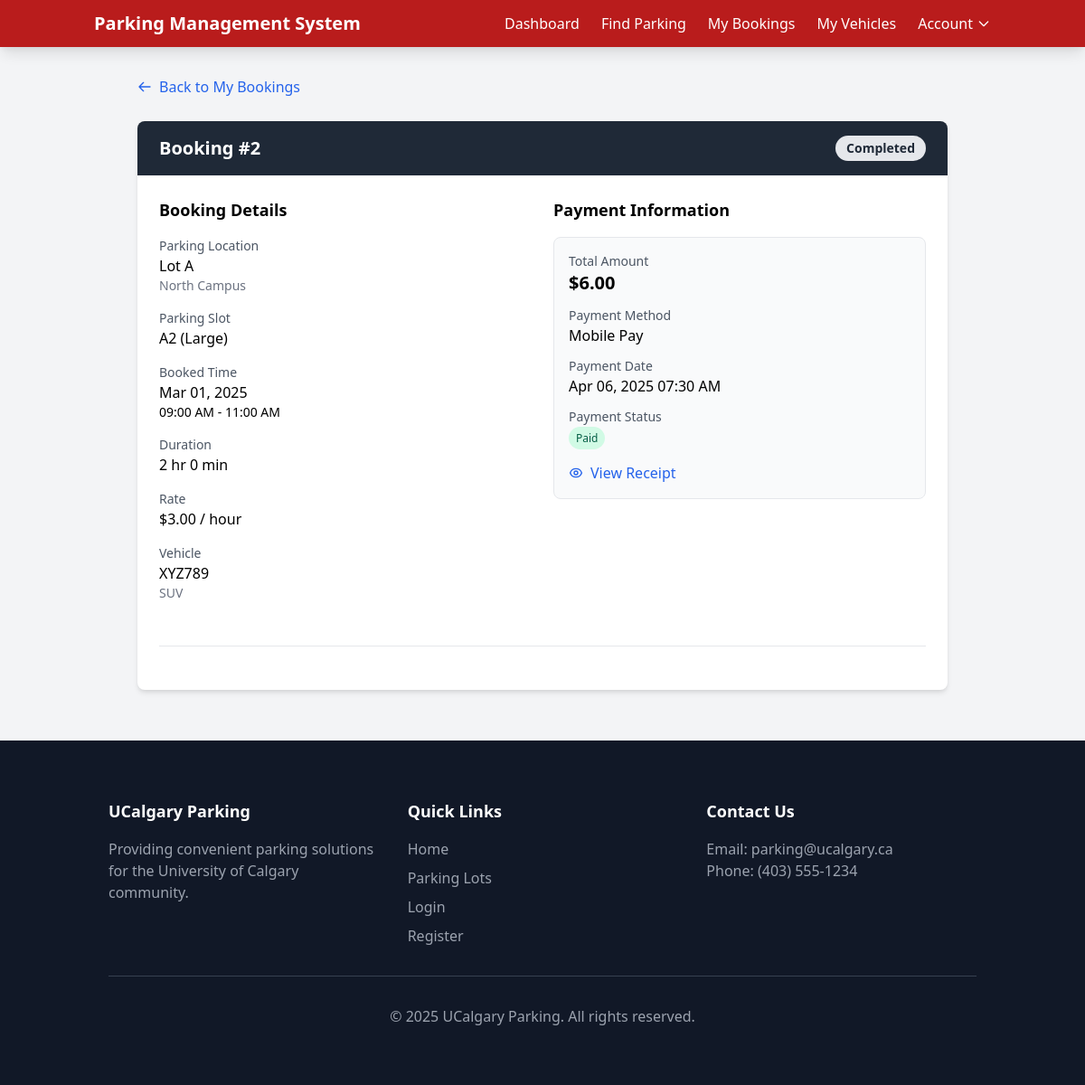
Page /booking-details.php?id=2 (signed in) on the earlier database version.
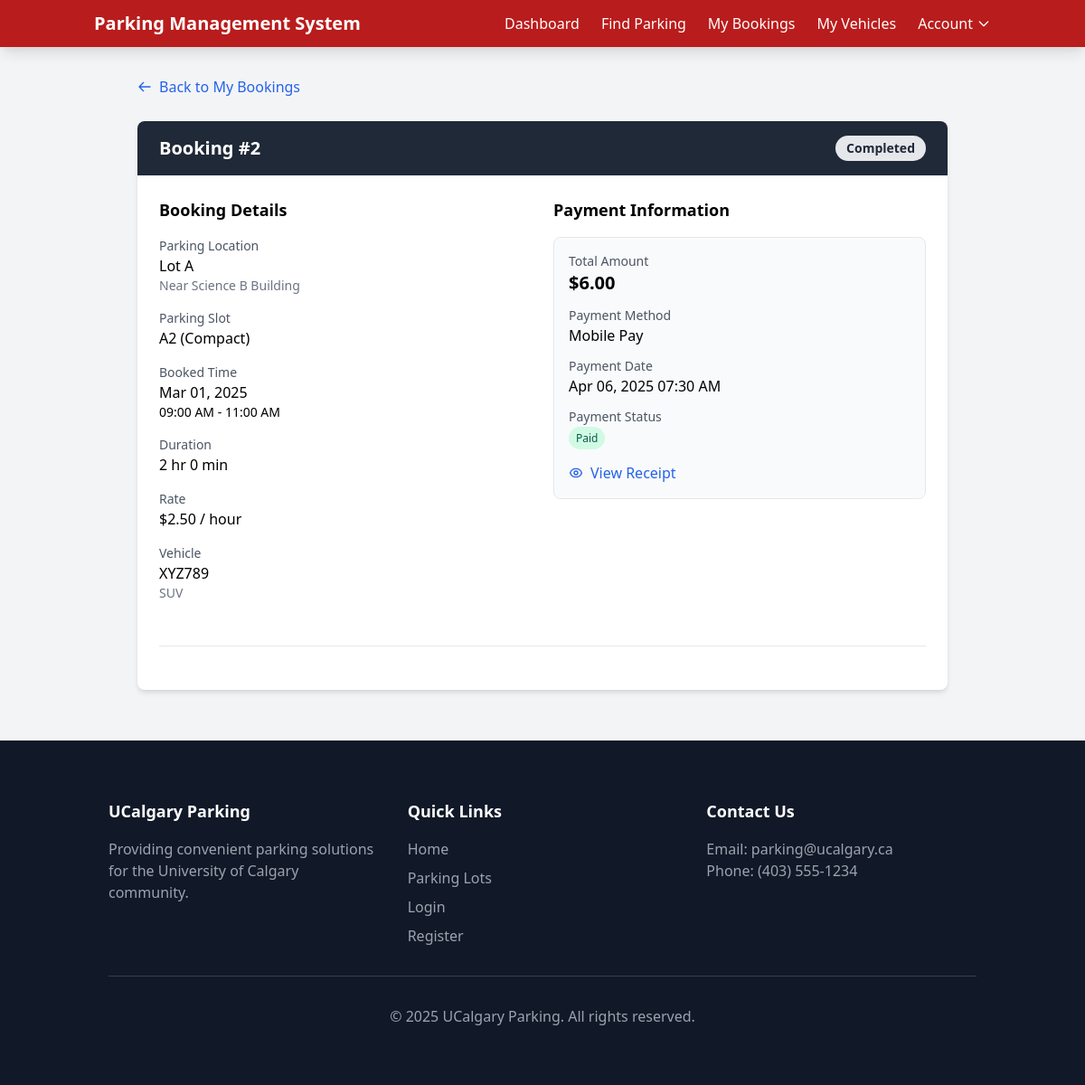
Same page on the later database version.
### tables this page shows
CREATE TABLE bookings (
    booking_id INT AUTO_INCREMENT PRIMARY KEY,
    customer_id INT NOT NULL,
    slot_id INT NOT NULL,
    start_time DATETIME NOT NULL,
    end_time DATETIME NOT NULL,
    status ENUM('Active','Completed','Cancelled') NOT NULL DEFAULT 'Active',
    FOREIGN KEY (customer_id) REFERENCES customers(user_id) ON DELETE CASCADE,
    FOREIGN KEY (slot_id) REFERENCES parking_slots(slot_id) ON DELETE CASCADE
);

CREATE TABLE parking_lots (
    lot_id INT AUTO_INCREMENT PRIMARY KEY,
    name VARCHAR(100) NOT NULL,
    location VARCHAR(255),
    total_slots INT NOT NULL
);

CREATE TABLE parking_slots (
    slot_id INT AUTO_INCREMENT PRIMARY KEY,
    lot_id INT NOT NULL,
    slot_number VARCHAR(10) NOT NULL,
    status ENUM('Available','Occupied','Reserved') NOT NULL DEFAULT 'Available',
    type ENUM('Compact','Large','Handicapped') NOT NULL,
    hourly_rate DECIMAL(10,2) NOT NULL,
    FOREIGN KEY (lot_id) REFERENCES parking_lots(lot_id) ON DELETE CASCADE
);

### src/includes/db.php (called while the page is built, shortened)
<?php
class Database {
    private $host = "localhost";
    private $user = "root";
    private $pass = "";
    private $dbname = "parking_management";
    private $conn;
    public function __construct() {
        try {
            $this->conn = new PDO("mysql:host={$this->host};dbname={$this->dbname}", $this->user, $this->pass);
            $this->conn->setAttribute(PDO::ATTR_ERRMODE, PDO::ERRMODE_EXCEPTION);
            $this->conn->setAttribute(PDO::ATTR_DEFAULT_FETCH_MODE, PDO::FETCH_ASSOC);
        } catch(PDOException $e) {
            error_log("Database connection failed: " . $e->getMessage());
            die("Database connection failed. Please check your configuration.");
        }
    }
    public function query($sql, $params = []) {
        $stmt = $this->conn->prepare($sql);
        $stmt->execute($params);
        return $stmt;
    }
}

### src/booking-details.php (the view, shortened to what the changed rows need)
<?php
require_once 'includes/db.php';
$user_id = $_SESSION['user_id'];
$booking_id = intval($_GET['id']);
$db = new Database();
$booking = $db->query(
    "SELECT b.*, ps.slot_number, ps.type as slot_type, ps.hourly_rate,
            pl.name as lot_name, pl.location as lot_location
     FROM bookings b
     JOIN parking_slots ps ON b.slot_id = ps.slot_id
     JOIN parking_lots pl ON ps.lot_id = pl.lot_id
     WHERE b.booking_id = ? AND b.customer_id = ?",
    [$booking_id, $user_id]
)->fetch();
$start_time = new DateTime($booking['start_time']);
$end_time = new DateTime($booking['end_time']);
$interval = $start_time->diff($end_time);
$hours = $interval->h + ($interval->days * 24);
$minutes = $interval->i;
$duration = $hours . ' hr ' . $minutes . ' min';
$now = new DateTime();
$is_active = ($now >= $start_time && $now <= $end_time && $booking['status'] === 'Active');
?>
<!DOCTYPE html>
<html lang="en">
<head>
    <link href="https://cdn.jsdelivr.net/npm/tailwindcss@2.2.19/dist/tailwind.min.css" rel="stylesheet">
    <link rel="stylesheet" href="assets/css/styles.css">
</head>
<body class="bg-gray-100 font-sans">
    <div class="container mx-auto px-4 py-8">
        <div class="max-w-4xl mx-auto">
            <div class="bg-white rounded-lg shadow-md overflow-hidden mb-6">
                <div class="bg-gray-800 text-white px-6 py-4 flex justify-between items-center">
                    <h2 class="text-xl font-semibold">Booking #<?php echo $booking_id; ?></h2>
                    <span class="px-3 py-1 rounded-full text-sm font-semibold
                        <?php
                        switch($booking['status']) {
                            case 'Completed': echo 'bg-gray-200 text-gray-800'; break;
                        }
                        ?>">
                        <?php echo $is_active ? 'In Progress' : $booking['status']; ?>
                    </span>
                </div>
                <div class="p-6">
                    <div class="grid grid-cols-1 md:grid-cols-2 gap-6">
                        <div>
                            <div class="mb-4">
                                <p class="text-sm text-gray-600">Parking Location</p>
                                <p class="font-medium"><?php echo htmlspecialchars($booking['lot_name']); ?></p>
                                <p class="text-sm text-gray-500"><?php echo htmlspecialchars($booking['lot_location']); ?></p>
                            </div>
                            <div class="mb-4">
                                <p class="text-sm text-gray-600">Parking Slot</p>
                                <p class="font-medium"><?php echo htmlspecialchars($booking['slot_number']); ?> (<?php echo htmlspecialchars($booking['slot_type']); ?>)</p>
                            </div>
                            <div class="mb-4">
                                <p class="text-sm text-gray-600">Booked Time</p>
                                <p class="font-medium">
                                    <?php echo date('M d, Y', strtotime($booking['start_time'])); ?>
                                </p>
                                <p class="text-sm">
                                    <?php echo date('h:i A', strtotime($booking['start_time'])); ?> -
                                    <?php echo date('h:i A', strtotime($booking['end_time'])); ?>
                                </p>
                            </div>
                            <div class="mb-4">
                                <p class="text-sm text-gray-600">Duration</p>
                                <p class="font-medium"><?php echo $duration; ?></p>
                            </div>
                            <div class="mb-4">
                                <p class="text-sm text-gray-600">Rate</p>
                                <p class="font-medium">$<?php echo number_format($booking['hourly_rate'], 2); ?> / hour</p>
                            </div>
                        </div>
                    </div>
                </div>
            </div>
        </div>
    </div>
</body>
</html>

Differences in the rows shown:
changed through a linked row, bookings "2 hr 0 min": parking_lots.location "North Campus" → "Near Science B Building"; slot.type "Large" → "Compact"; slot.hourly_rate "3.00" → "2.50"
